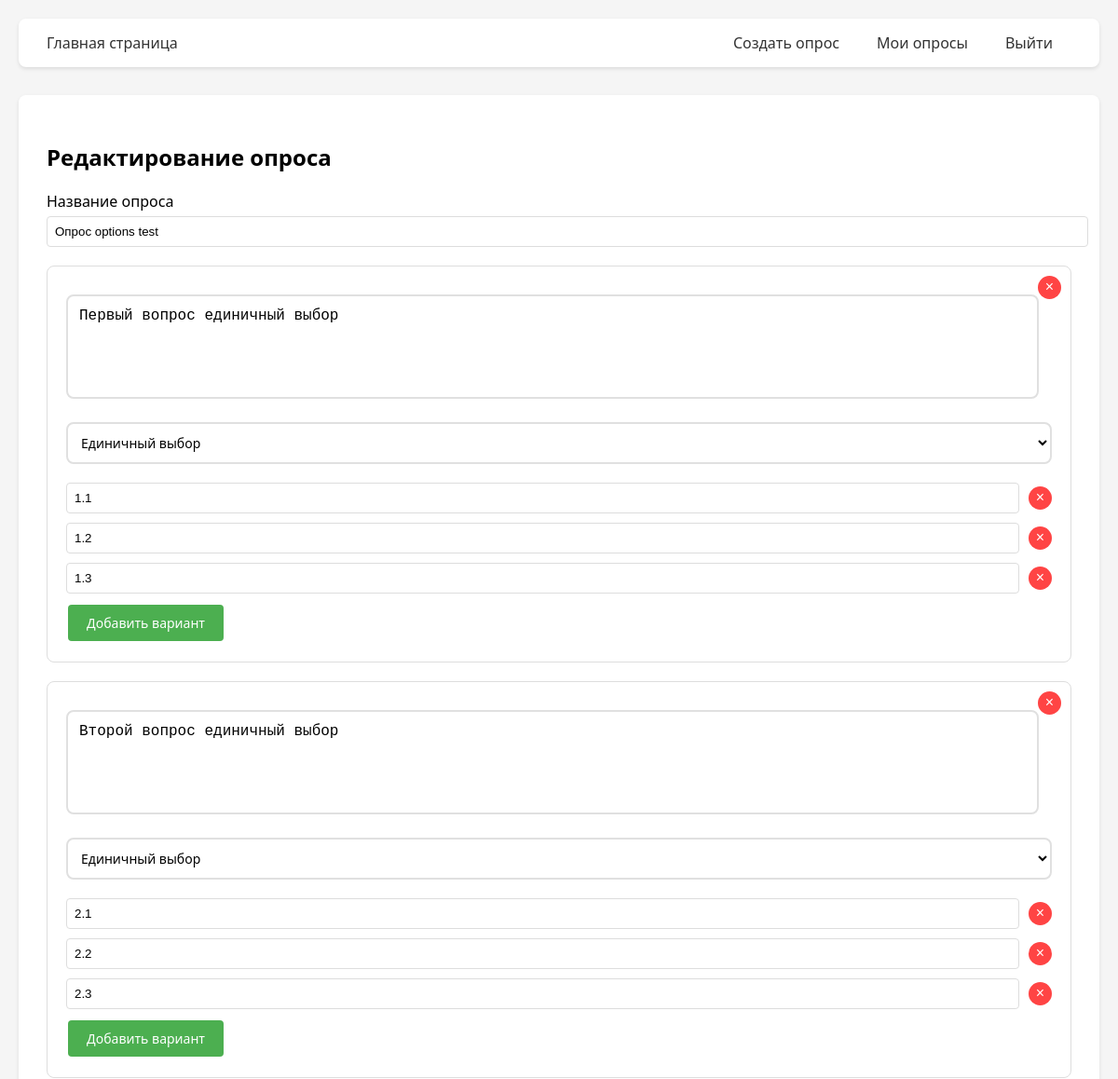
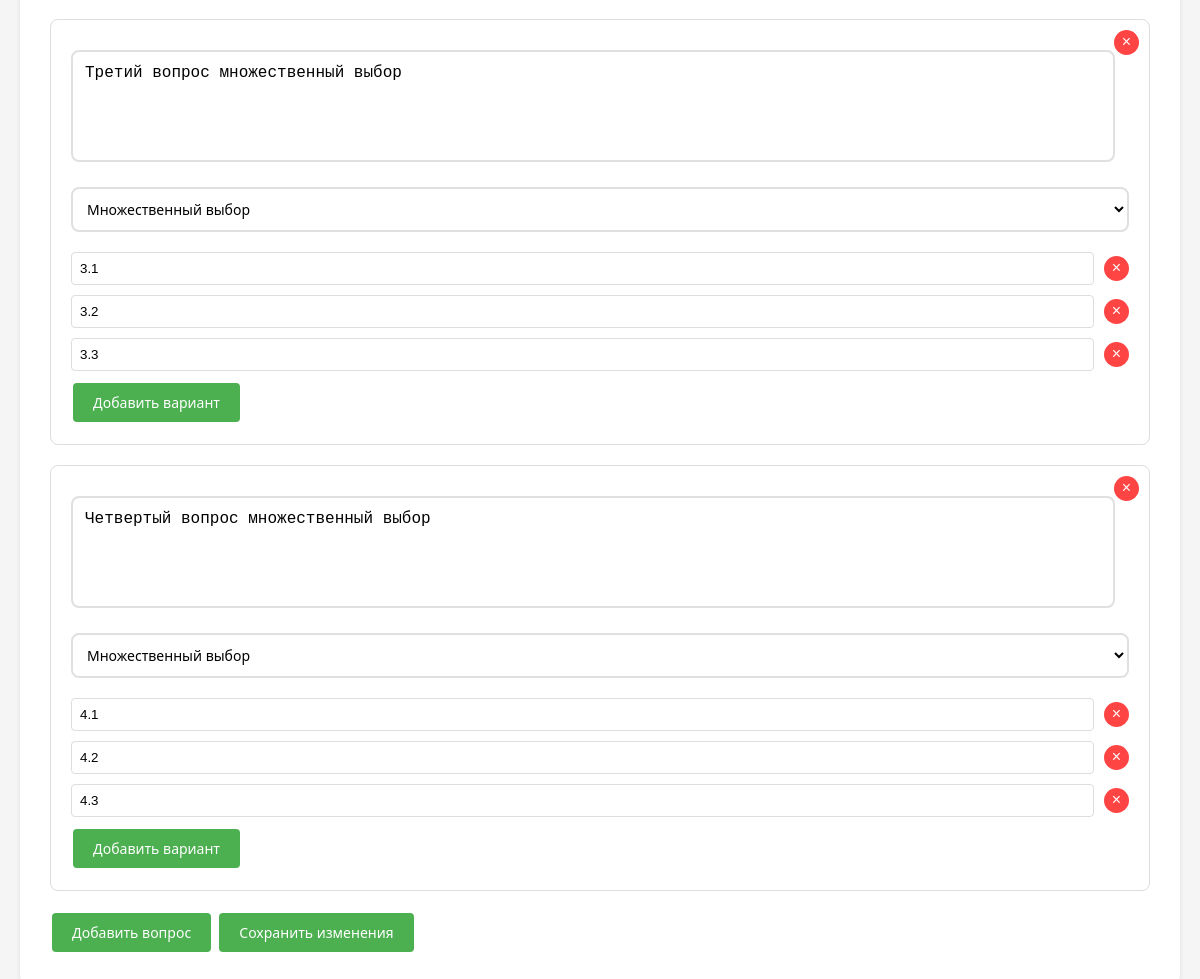
Page /edit_poll/15 (signed in) on the committed database (2 pictures, top to bottom).
### app.py (models this page shows, shortened)
class Poll(db.Model):
    __tablename__ = 'polls'
    id = db.Column(db.Integer, primary_key=True)
    title = db.Column(db.String(100), nullable=False)
    user_id = db.Column(db.Integer, db.ForeignKey('users.id'), nullable=False, index=True)
    order = db.Column(db.String, nullable=True)  # Столбец для хранения порядка вопросов в формате JSON
    questions = db.relationship('Question', backref='poll', lazy=True, cascade='all, delete-orphan')
    answers = db.relationship('Answer', backref='poll', lazy=True, cascade='all, delete-orphan')
    @property
    def order_list(self):
        return json.loads(self.order) if self.order else []

class Question(db.Model):
    __tablename__ = 'questions'
    id = db.Column(db.Integer, primary_key=True)
    text = db.Column(db.String(500), nullable=False)
    type = db.Column(db.String(20), nullable=False)  # 'text', 'radio', 'checkbox'
    options = db.Column(db.String(500))
    poll_id = db.Column(db.Integer, db.ForeignKey('polls.id'), nullable=False, index=True)
    answers = db.relationship('Answer', backref='question', lazy=True, cascade="all, delete-orphan")
    @property
    def options_list(self):
        try:
            return json.loads(self.options) if self.options else []
        except json.JSONDecodeError:
            return []

### app.py (the view, shortened to what this page needs)
@app.route('/edit_poll/<int:poll_id>', methods=['GET', 'POST'])
@login_required
def edit_poll(poll_id):
    poll = Poll.query.get_or_404(poll_id)
    if poll.user_id != current_user.id:
        flash('Вы не можете редактировать этот опрос.', 'danger')
        return redirect(url_for('my_polls'))
    order_list = poll.order_list or [str(q.id) for q in poll.questions]  # Используем order_list или порядок по умолчанию
    questions = sorted(poll.questions, key=lambda q: order_list.index(str(q.id)) if str(q.id) in order_list else len(order_list))
    return render_template('edit_poll.html', poll=poll, questions=questions)

### app.py (called while the page is built)
@login_manager.user_loader
def load_user(user_id):
    return User.query.get(int(user_id))

### templates/edit_poll.html (shortened to what this page needs)
{% extends "base.html" %}
{% block content %}
<div class="poll-editor">
    <h2>Редактирование опроса</h2>
    <form method="POST">
        <div class="form-group">
            <label for="title">Название опроса</label>
            <input type="text" id="title" name="title" value="{{ poll.title }}" required>
        </div>
        <div id="questions-container">
            {% for question in questions %}
            <div class="question-card" data-id="{{ question.id }}">
                <div class="question-header">
                    <button type="button" class="delete-question-btn" onclick="removeQuestion(this)">×</button>
                    <textarea class="question-textarea" name="question[]" placeholder="Текст вопроса" required>{{ question.text }}</textarea>
                    <select name="type[]">
                        <option value="radio" {% if question.type == 'radio' %}selected{% endif %}>Единичный выбор</option>
                        <option value="checkbox" {% if question.type == 'checkbox' %}selected{% endif %}>Множественный выбор</option>
                    </select>
                </div>
                <div class="options-container" style="display: {% if question.type in ['radio', 'checkbox'] %}block{% else %}none{% endif %};">
                    <div class="options-list">
                        {% for option in question.options_list %}
                        <div class="option">
                            <input type="text" class="option-input" value="{{ option }}">
                            <button type="button" class="delete-option-btn" onclick="removeOption(this)">×</button>
                        </div>
                        {% endfor %}
                    </div>
                    <button type="button" class="btn add-option-btn" onclick="addOption(this)">Добавить вариант</button>
                </div>
            </div>
            {% endfor %}
        </div>
        <button type="button" onclick="addQuestion()" class="btn">Добавить вопрос</button>
        <button type="submit" class="btn">Сохранить изменения</button>
    </form>
</div>
{% endblock %}

### static/styles.css (style rules this page uses)
body { font-family: 'Segoe UI', Tahoma, Geneva, Verdana, sans-serif; max-width: 1200px; margin: 0 auto; padding: 20px; background-color: #f5f5f5; }
.btn { display: inline-flex; align-items: center; justify-content: center; padding: 10px 20px; border-radius: 4px; text-decoration: none; transition: all 0.3s; border: none; cursor: pointer; font-family: 'Segoe UI', Tahoma, Geneva, Verdana, sans-serif; font-size: 14px; margin: 2px; }
.btn { background: #4CAF50; color: white; }
.delete-question-btn { position: absolute; right: 10px; top: 10px; background: #ff4444; color: white; border: none; border-radius: 50%; width: 25px; height: 25px; cursor: pointer; font-size: 16px; }
.delete-option-btn { background: #ff4444; color: white; border: none; border-radius: 50%; width: 25px; height: 25px; cursor: pointer; font-size: 16px; flex-shrink: 0; }
.poll-editor { background: white; padding: 30px; border-radius: 8px; box-shadow: 0 2px 4px rgba(0,0,0,0.1); }
.options-container { margin-top: 10px; }
.form-group { margin-bottom: 20px; }
.form-group input[type="text"], .form-group input[type="password"], .form-group textarea { width: 100%; padding: 8px; border: 1px solid #ddd; border-radius: 4px; margin-top: 5px; }
.option { display: flex; align-items: center; gap: 10px; margin-bottom: 10px; }
.option-input { flex-grow: 1; padding: 8px; border: 1px solid #ddd; border-radius: 4px; }
.question-card { position: relative; margin: 20px 0; padding: 20px; border: 1px solid #ddd; border-radius: 8px; background: #fff; cursor: move; }
.question-textarea { width: 96%; padding: 12px; border: 2px solid #e0e0e0; border-radius: 8px; resize: none; min-height: 60px; font-size: 16px; margin: 10px 0; overflow-y: hidden; transition: all 0.3s; }
.question-card select { width: 100%; padding: 10px; border: 2px solid #e0e0e0; border-radius: 8px; margin: 10px 0; font-family: 'Segoe UI', Tahoma, Geneva, Verdana, sans-serif; font-size: 14px; background-color: white; transition: border-color 0.3s; }

### rows in the picture
Poll: title "Опрос options test"
Question: text "Первый вопрос единичный выбор", type "Единичный выбор", options_list "1.1" "1.2" "1.3"
Question: text "Второй вопрос единичный выбор", type "Единичный выбор", options_list "2.1" "2.2" "2.3"
Question: text "Третий вопрос множественный выбор", type "Множественный выбор", options_list "3.1" "3.2" "3.3"
Question: text "Четвертый вопрос множественный выбор", type "Множественный выбор", options_list "4.1" "4.2" "4.3"
